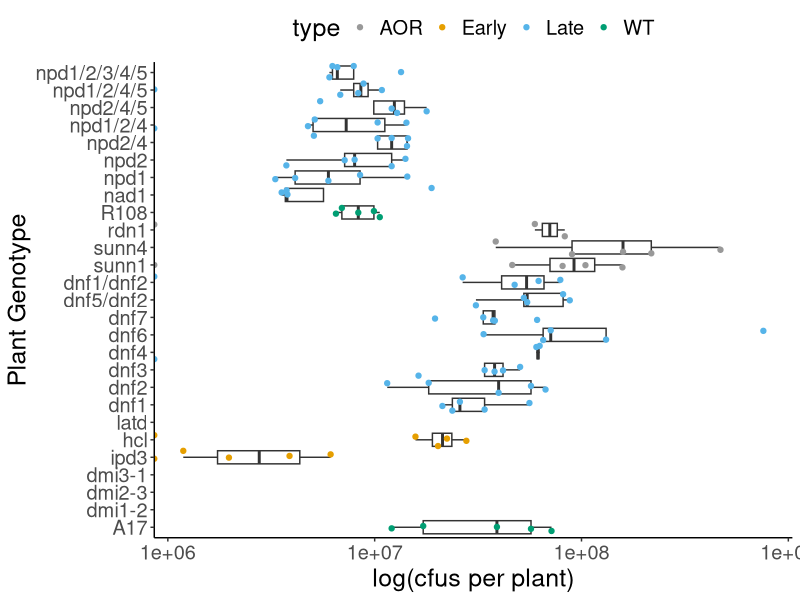
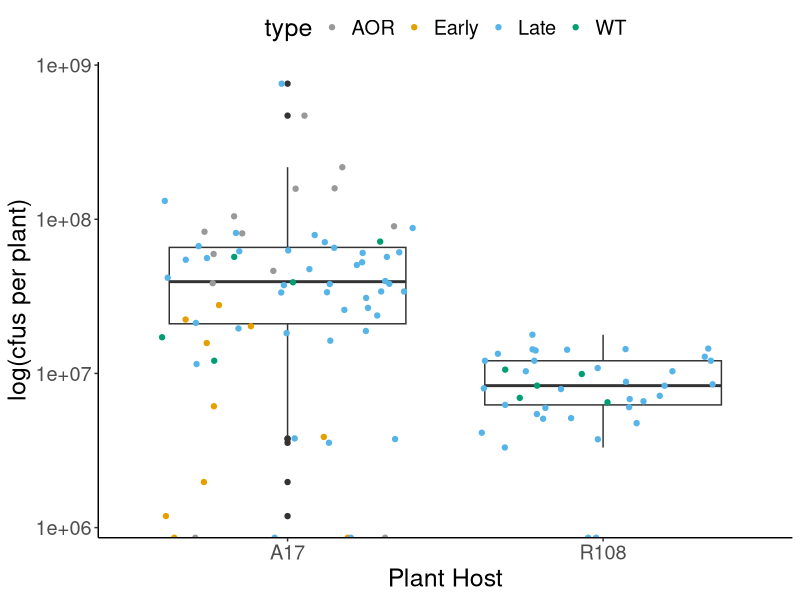
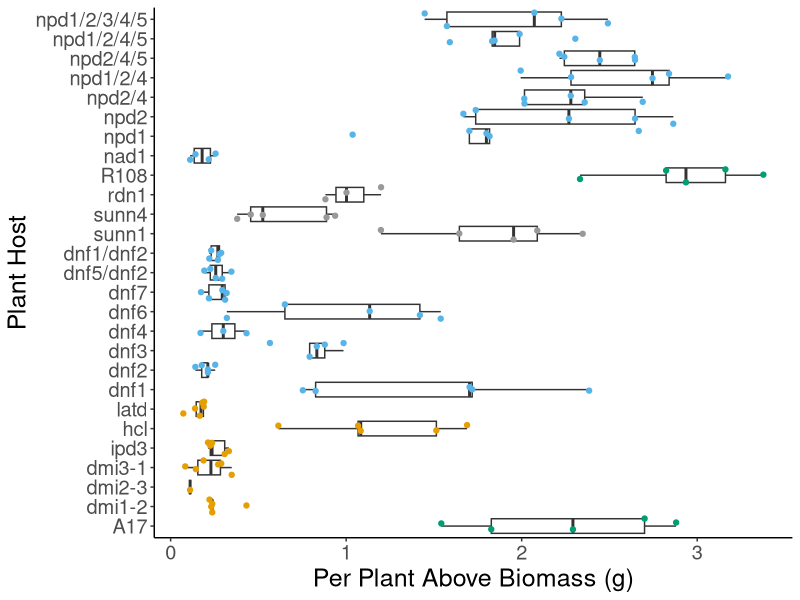
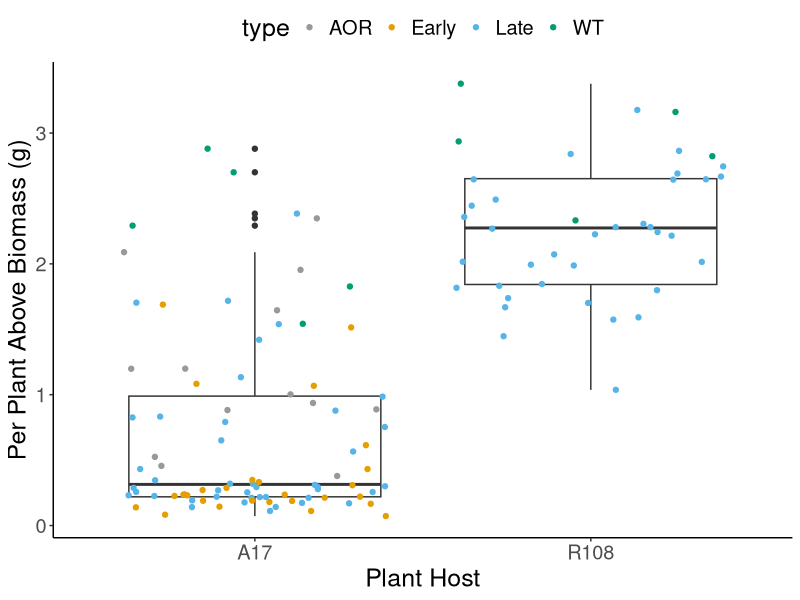
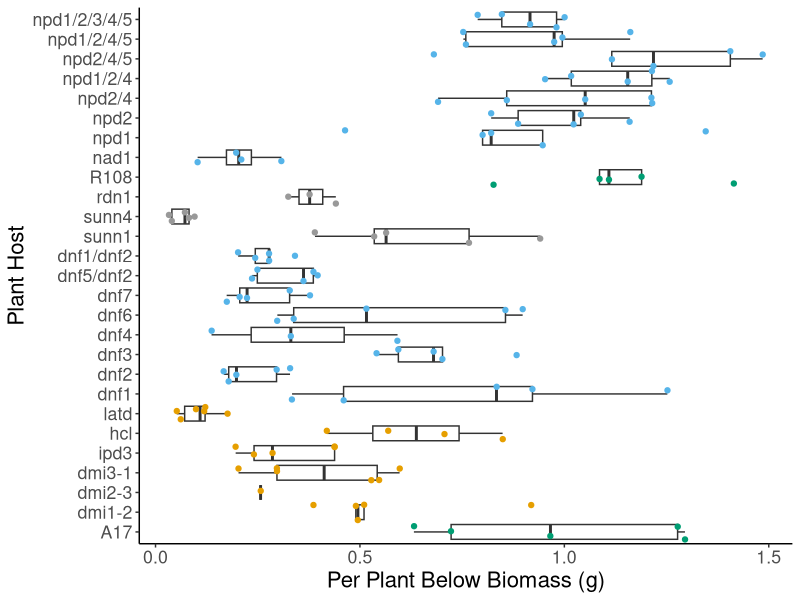
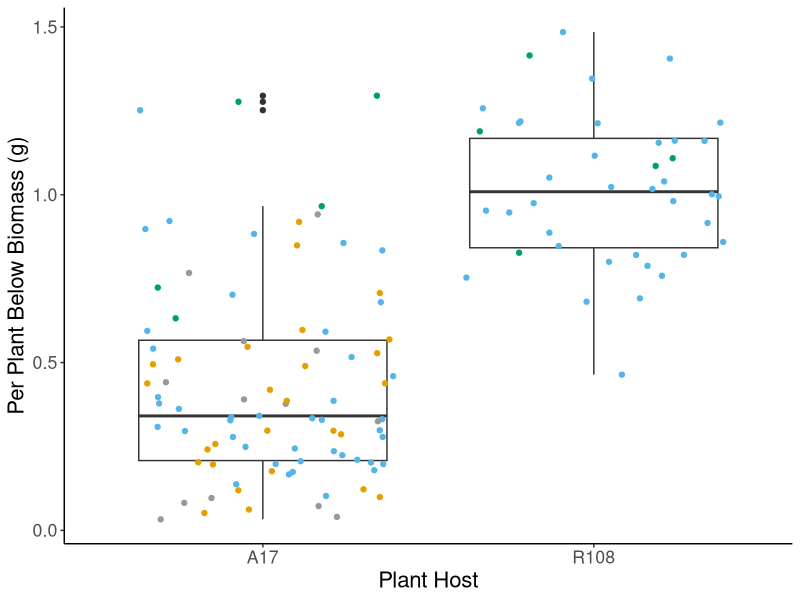
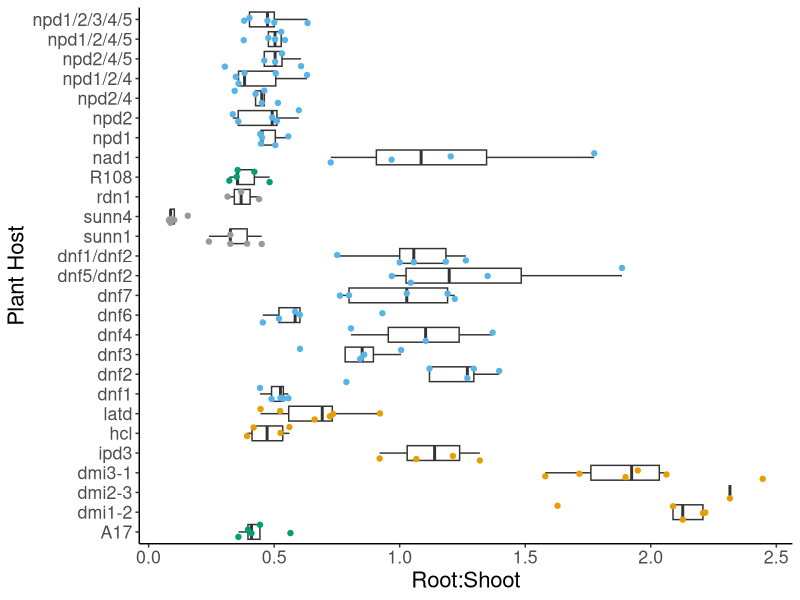
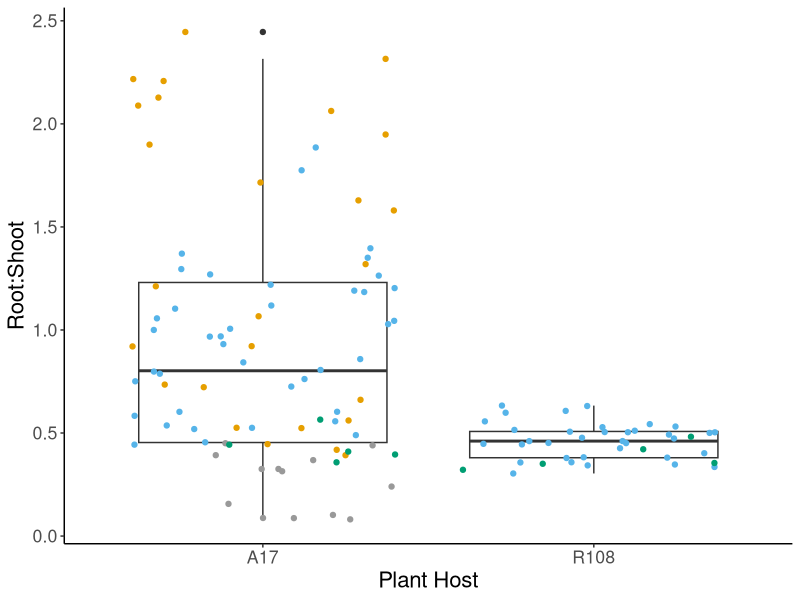

Write the R code that produced these figures, in order.
## ---- chunk 1
#This chunk is for setting global options for all chunks
knitr::opts_knit$set(root.dir = '/GitHub')
knitr::opts_chunk$set(message = FALSE)

#Add a new chunk by clicking the *Insert Chunk* button on the toolbar or by pressing *Ctrl+Alt+I*.

#When you save the notebook, an HTML file containing the code and output will be saved alongside it (click the *Preview* button or press *Ctrl+Shift+K* to preview the HTML file).

#The preview shows you a rendered HTML copy of the contents of the editor. Consequently, unlike *Knit*, *Preview* does not run any R code chunks. Instead, the output of the chunk when it was last run in the editor is displayed.

#To display output in the plots pane Preferences>> OR Tools>>Global_Options>> RMarkdown>>uncheck "Show output inline...")

#Searchable R Markdown reference: https://bookdown.org/yihui/rmarkdown-cookbook/

#Code that may once again be useful

#Combining plots
#require(ggpubr)
#cfu_combo <- ggarrange(p_cfu_A17, p_cfu_R108, common.legend = TRUE)

#facet zoom
#facet_grid(. ~ background) 
#facet_zoom(ylim = c(1000000, 10000000)) #require(ggforce)) 
## ---- chunk 2
require(tidyverse)
require(ggpubr)

#color palettes - colorblind friendly
cbPalette <- c("#999999", "#E69F00", "#56B4E9", "#009E73", "#F0E442", "#0072B2", "#D55E00", "#CC79A7")
cbbPalette <- c("#E69F00", "#D55E00","56B4E9" , "#CC79A7", "#009E73", "#0072B2","#F0E442" , "#000000")
## ---- chunk 3
getwd()
all_data <- read.table("../data/data_nsfpgrp_hostmutants_C86meliloti.txt", sep = "\t", header=TRUE)
geno_name <- read.table("../data/genotype_name.txt", sep = "\t", header=TRUE)

#genotype_id imports as a chr... not sure why but it is int in the all_data table
geno_name$genotype_id = as.integer(geno_name$genotype_id)
#Calculate cfu per plant - divide by 4ml (this is the amount added to nodules to homogenize) then divide by number of plants picked nodules from to get cfu/ml to cfu/plant
#drop_na(num_plants_picked_nods) %>%
all_data <- all_data %>% inner_join(geno_name, by="genotype_id") %>%  mutate(cfu_plant = cfu_ml/4/num_plants_picked_nods, above_plant = above_biomass_g/num_plants, below_plant = below_biomass_g/num_plants, root_shoot = below_plant/above_plant, nod_wt_plant = nodule_weight_g/num_plants)

#####NOD PER PLANT ___ NOD PICKED PLANTS --- make sure usign correct one#####

#Filter out unwanted samples hybrids and unknown genotypes
all_data <- all_data %>% filter(type!="A18") %>% filter(type!="UN") 
#set genotype_id as a factor so will group in plots
all_data$genotype_id = as.factor(all_data$genotype_id)
## ---- chunk 4
#By host genotype
p_cfu<-ggplot(all_data, aes(x=reorder(name,order), y=cfu_plant)) +
        geom_boxplot(outlier.shape=NA) +
        geom_jitter(aes(x=name, y=cfu_plant, color=type)) +
        scale_y_continuous(trans='log10') +
        labs(x="Plant Genotype",y="log(cfus per plant)")+
        coord_flip() +
        scale_color_manual(values = cbPalette) +
        theme_classic() + theme(legend.position="top", text = element_text(size=18))
p_cfu

#If want separate plots for plant backgrounds. Copy and paste plot code from above below the data line here.
#p_cfu_A17<-ggplot(filter(all_data, background!="R108"), aes(x=reorder(name,order), y=cfu_plant)) +
#p_cfu_R108<-ggplot(filter(all_data, background=="R108"), aes(x=reorder(name,order), y=cfu_plant)) + 

ggsave(plot = p_cfu , width = 10, height = 7, dpi = 600, filename = "../figures/cfu_geno.png")
## ---- chunk 5
#By host background
p_bg_cfu<-ggplot(all_data, aes(x=background, y=cfu_plant)) + 
        geom_boxplot(aes(x=background, y=cfu_plant)) +
        geom_jitter(aes(x=background, y=cfu_plant, color=type)) +
        scale_y_continuous(trans='log10') +
        scale_fill_manual(values=c("#D55E00", "#CC79A7")) +
        scale_color_manual(values=cbPalette, ) +
        labs(x="Plant Host",y="log(cfus per plant)") +
        theme_classic() + theme(legend.position="top", text = element_text(size=18))
p_bg_cfu 

ggsave(plot = p_bg_cfu , width = 5.3, height = 5.5, dpi = 600, filename = "../figures/bg_cfu.png")
## ---- chunk 6
#By host genotype
p_aBiomass<-ggplot(all_data, aes(x=reorder(name,order), y=above_biomass_g)) + 
        geom_boxplot(outlier.shape=NA) +
        geom_jitter(aes(x=name, y=above_biomass_g, color=type)) +
        coord_flip() +
        scale_color_manual(values=cbPalette)  +
        labs(x="Plant Host",y="Per Plant Above Biomass (g)") +
        theme_classic() + theme(legend.position="", text = element_text(size=18))
p_aBiomass 

p_bg_aBiomass<-ggplot(all_data, aes(x=background, y=above_biomass_g)) + 
        geom_boxplot(aes(x=background, y=above_biomass_g)) +
        geom_jitter(aes(x=background, y=above_biomass_g, color=type)) +
        scale_color_manual(values=cbPalette) +
        scale_fill_manual(values=c("#D55E00", "#CC79A7")) +
        labs(x="Plant Host",y="Per Plant Above Biomass (g)")+
        theme_classic() + theme(legend.position="top", text = element_text(size=18))
p_bg_aBiomass 

## ---- chunk 7
#By host genotype
p_bBiomass<-ggplot(all_data, aes(x=reorder(name,order), y=below_biomass_g)) + 
        geom_boxplot(outlier.shape=NA) +
        geom_jitter(aes(x=name, y=below_biomass_g, color=type)) +
        coord_flip() +
        scale_color_manual(values=cbPalette)  +
        labs(x="Plant Host",y="Per Plant Below Biomass (g)") +
        theme_classic() + theme(legend.position="", text = element_text(size=16))
p_bBiomass 

p_bg_bBiomass<-ggplot(all_data, aes(x=background, y=below_biomass_g)) + 
        geom_boxplot(aes(x=background, y=below_biomass_g)) +
        geom_jitter(aes(x=background, y=below_biomass_g, color=type)) +
        scale_color_manual(values=cbPalette) +
        scale_fill_manual(values=c("#D55E00", "#CC79A7")) +
        labs(x="Plant Host",y="Per Plant Below Biomass (g)")+
        theme_classic() + theme(legend.position="", text = element_text(size=16))
p_bg_bBiomass


#ggsave(plot = biomass_combo , width = 10, height = 10, dpi = 600, filename = "../figures/biomass_combo.png")



## ---- chunk 8
#By host genotype
p_bBiomass<-ggplot(all_data, aes(x=reorder(name,order), y=root_shoot)) + 
        geom_boxplot(outlier.shape=NA) +
        geom_jitter(aes(x=name, y=root_shoot, color=type)) +
        coord_flip() +
        scale_color_manual(values=cbPalette)  +
        labs(x="Plant Host",y="Root:Shoot") +
        theme_classic() + theme(legend.position="", text = element_text(size=16))
p_bBiomass 

p_bg_bBiomass<-ggplot(all_data, aes(x=background, y=root_shoot)) + 
        geom_boxplot(aes(x=background, y=root_shoot)) +
        geom_jitter(aes(x=background, y=root_shoot, color=type)) +
        scale_color_manual(values=cbPalette) +
        scale_fill_manual(values=c("#D55E00", "#CC79A7")) +
        labs(x="Plant Host",y="Root:Shoot")+
        theme_classic() + theme(legend.position="", text = element_text(size=16))
p_bg_bBiomass


#ggsave(plot = biomass_combo , width = 10, height = 10, dpi = 600, filename = "../figures/biomass_combo.png")


## ---- chunk 9
nod_data <- read.table("../data/data_nod_img_measurements.txt", sep = "\t", header=TRUE)
#nod_data$genotype_id = as.factor(nod_data$genotype_id)
all_data <- all_data %>% full_join(nod_data, by="sample_id") %>% mutate(nod_cnt_plant = nod_count/num_plants, tot_area_plant = nod_total_area_cm2/num_plants )

## ---- chunk 10
p_nod_cnt <-ggplot(all_data, aes(x=reorder(name,order), y=nod_cnt_plant)) + 
        geom_boxplot(outlier.shape=NA) +
        geom_jitter(aes(x=name, y=nod_cnt_plant, color=type)) +
        coord_flip() +
        scale_color_manual(values=cbPalette)  +
        labs(x="Plant Host",y="Nods per plant") +
        theme_classic() + theme(legend.position="top", text = element_text(size=18))
p_nod_cnt 

p_bg_nod_cnt <-ggplot(all_data, aes(x=background, y=nod_cnt_plant)) + 
        geom_boxplot(aes(x=background, y=nod_cnt_plant)) +
        geom_jitter(aes(x=background, y=nod_cnt_plant, color=type)) +
        scale_color_manual(values=cbPalette) +
        scale_fill_manual(values=c("#D55E00", "#CC79A7")) +
        labs(x="Plant Host",y="Nods per plant")+
        theme_classic() + theme(legend.position="top", text = element_text(size=18))
p_bg_nod_cnt
## ---- chunk 11
p_tot_area <-ggplot(all_data, aes(x=reorder(name,order), y=tot_area_plant)) + 
        geom_boxplot(outlier.shape=NA) +
        geom_jitter(aes(x=name, y=tot_area_plant, color=type)) +
        coord_flip() +
        scale_color_manual(values=cbPalette)  +
        labs(x="Plant Host",y="Total Nod Area per plant") +
        theme_classic() + theme(legend.position="top", text = element_text(size=18))
p_tot_area 

p_bg_tot_area <-ggplot(all_data, aes(x=background, y=tot_area_plant)) + 
        geom_boxplot(aes(x=background, y=tot_area_plant)) +
        geom_jitter(aes(x=background, y=tot_area_plant, color=type)) +
        scale_color_manual(values=cbPalette) +
        scale_fill_manual(values=c("#D55E00", "#CC79A7")) +
        labs(x="Plant Host",y="Total Nod area per plant")+
        theme_classic() + theme(legend.position="top", text = element_text(size=18))
p_bg_tot_area
## ---- chunk 12
p_nod_wt <-ggplot(all_data, aes(x=reorder(name,order), y=nod_wt_plant)) + 
        geom_boxplot(outlier.shape=NA) +
        geom_jitter(aes(x=name, y=nod_wt_plant, color=type)) +
        coord_flip() +
        scale_color_manual(values=cbPalette)  +
        labs(x="Plant Host",y="Nod gram per plant") +
        theme_classic() + theme(legend.position="top", text = element_text(size=18))
p_nod_wt 

p_bg_nod_wt <-ggplot(all_data, aes(x=background, y=nod_wt_plant)) + 
        geom_boxplot(aes(x=background, y=nod_wt_plant)) +
        geom_jitter(aes(x=background, y=nod_wt_plant, color=type)) +
        scale_color_manual(values=cbPalette) +
        scale_fill_manual(values=c("#D55E00", "#CC79A7")) +
        labs(x="Plant Host",y="Nod gram per plant")+
        theme_classic() + theme(legend.position="top", text = element_text(size=18))
p_bg_nod_wt
